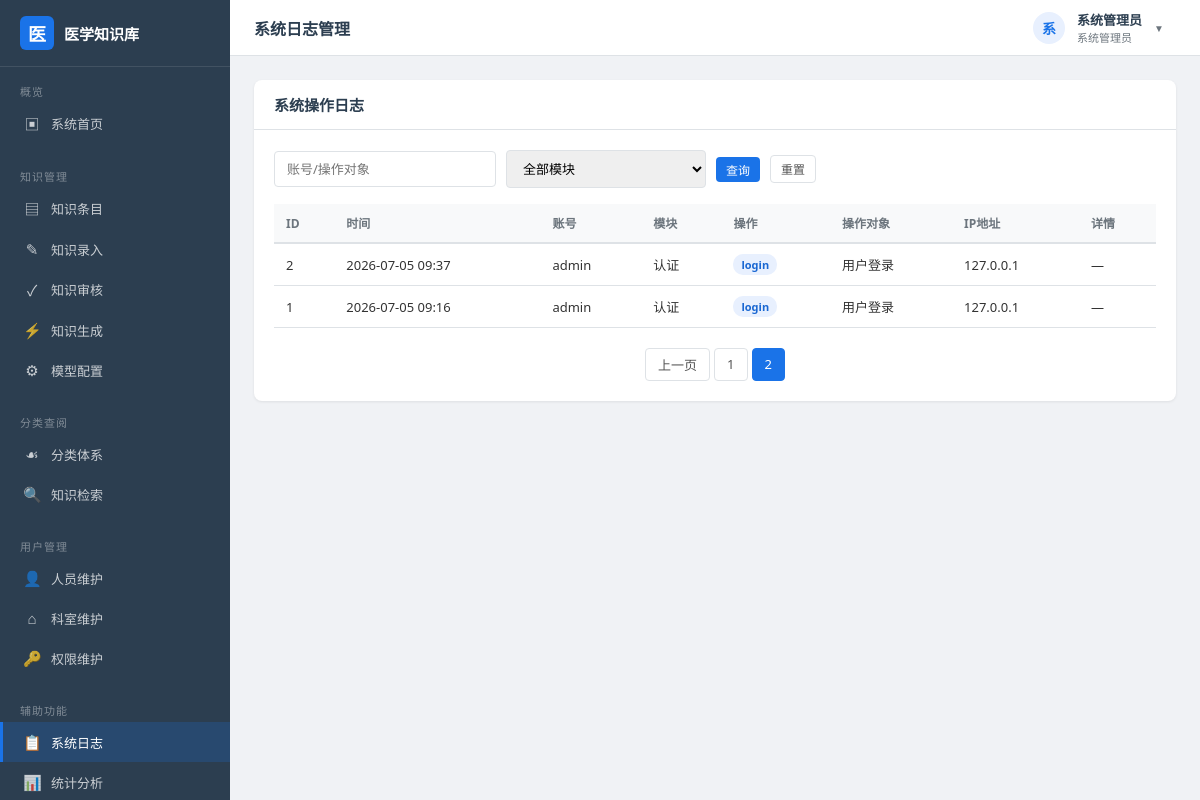
The page /logs?page=2&keyword=&module= (signed in) on the database its author committed.
### models.py (models this page shows, shortened)
class User(db.Model):
    __tablename__ = "user"
    id = db.Column(db.Integer, primary_key=True, autoincrement=True)
    username = db.Column(db.String(50), unique=True, nullable=False, comment="登录账号")
    real_name = db.Column(db.String(50), nullable=False, comment="真实姓名")
    password_hash = db.Column(db.String(128), nullable=False, comment="口令哈希")
    email = db.Column(db.String(120), default="", comment="电子邮箱")
    phone = db.Column(db.String(20), default="", comment="联系电话")
    department_id = db.Column(db.Integer, db.ForeignKey("department.id"), nullable=True)
    role_id = db.Column(db.Integer, db.ForeignKey("role.id"), nullable=True)
    status = db.Column(db.String(10), default="active", comment="active/disabled")
    failed_attempts = db.Column(db.Integer, default=0, comment="密码错误次数")
    lock_time = db.Column(db.DateTime, nullable=True, comment="账号锁定时间")
    last_login = db.Column(db.DateTime, nullable=True)
    created_at = db.Column(db.DateTime, default=datetime.now)

class Role(db.Model):
    __tablename__ = "role"
    id = db.Column(db.Integer, primary_key=True, autoincrement=True)
    name = db.Column(db.String(50), unique=True, nullable=False, comment="角色名称")
    code = db.Column(db.String(30), unique=True, nullable=False, comment="角色编码")
    permissions = db.Column(db.Text, default="", comment="权限列表，逗号分隔")
    remark = db.Column(db.String(200), default="")
    created_at = db.Column(db.DateTime, default=datetime.now)
    users = db.relationship("User", backref="role", lazy="dynamic")
    def has_permission(self, perm_code: str) -> bool:
        if not self.permissions:
            return False
        return perm_code in self.permissions.split(",")

class AccessLog(db.Model):
    __tablename__ = "access_log"
    id = db.Column(db.Integer, primary_key=True, autoincrement=True)
    user_id = db.Column(db.Integer, db.ForeignKey("user.id"), nullable=True)
    username = db.Column(db.String(50), default="", comment="操作人账号")
    action = db.Column(db.String(50), nullable=False, comment="操作类型")
    module = db.Column(db.String(50), default="", comment="功能模块")
    target = db.Column(db.String(200), default="", comment="操作对象")
    ip_address = db.Column(db.String(50), default="")
    detail = db.Column(db.Text, default="", comment="详情")
    created_at = db.Column(db.DateTime, default=datetime.now)

### app.py (the view)
    @app.route("/logs")
    @login_required
    @permission_required("log_view")
    def log_list():
        keyword = request.args.get("keyword", "").strip()
        module = request.args.get("module", "")
        page = request.args.get("page", 1, type=int)
        query = AccessLog.query
        if keyword:
            query = query.filter(
                db.or_(AccessLog.username.contains(keyword), AccessLog.target.contains(keyword))
            )
        if module:
            query = query.filter_by(module=module)
        pagination = query.order_by(AccessLog.id.desc()).paginate(
            page=page, per_page=app.config["PER_PAGE"], error_out=False
        )
        modules = db.session.query(AccessLog.module).distinct().all()
        return render_template(
            "auxiliary/logs.html",
            logs=pagination.items, pagination=pagination,
            keyword=keyword, module=module,
            modules=[m[0] for m in modules if m[0]],
        )

### app.py (called while the page is built)
def register_before_handlers(app: Flask):
    @app.before_request
    def _load_current_user():
        uid = session.get("uid")
        g.current_user = None
        if uid:
            g.current_user = User.query.get(uid)
    @app.context_processor
    def _inject_globals():
        return {
            "current_user": g.current_user,
            "current_year": datetime.now().year,
        }

def login_required(func):
    @wraps(func)
    def wrapper(*args, **kwargs):
        if not g.current_user:
            flash("请先登录系统", "warning")
            return redirect(url_for("login", next=request.full_path))
        return func(*args, **kwargs)
    return wrapper

def permission_required(perm_code: str):
    def decorator(func):
        @wraps(func)
        def wrapper(*args, **kwargs):
            user = g.current_user
            if not user or not user.role:
                abort(403)
            if not user.role.has_permission(perm_code) and user.role.code != "admin":
                flash("您没有该功能的操作权限", "danger")
                return redirect(url_for("dashboard"))
            return func(*args, **kwargs)
        return wrapper
    return decorator

def register_template_helpers(app: Flask):
    @app.template_filter("fmt_date")
    def fmt_date(value):
        if not value:
            return ""
        if isinstance(value, str):
            return value
        return value.strftime("%Y-%m-%d %H:%M")
    @app.template_filter("status_label")
    def status_label(value):
        mapping = {
            "draft": "草稿",
            "pending": "待审核",
            "published": "已发布",
            "rejected": "已驳回",
        }
        return mapping.get(value, value)

### templates/auxiliary/logs.html (shortened to what this page needs)
{% extends "layout.html" %}
{% block page_title %}系统日志管理{% endblock %}
{% block content %}
<div class="card">
    <div class="card-header">
        <h3>系统操作日志</h3>
    </div>
    <div class="card-body">
        <form class="search-bar" method="GET">
            <input type="text" name="keyword" class="form-control" placeholder="账号/操作对象" value="{{ keyword }}">
            <select name="module" class="form-control">
                <option value="">全部模块</option>
            </select>
            <button type="submit" class="btn btn-primary btn-sm">查询</button>
            <a href="{{ url_for('log_list') }}" class="btn btn-default btn-sm">重置</a>
        </form>
        <table class="data-table">
            <thead>
                <tr>
                    <th>ID</th>
                    <th>时间</th>
                    <th>账号</th>
                    <th>模块</th>
                    <th>操作</th>
                    <th>操作对象</th>
                    <th>IP地址</th>
                    <th>详情</th>
                </tr>
            </thead>
            <tbody>
                {% for log in logs %}
                <tr>
                    <td>{{ log.id }}</td>
                    <td>{{ log.created_at|fmt_date }}</td>
                    <td>{{ log.username }}</td>
                    <td>{{ log.module }}</td>
                    <td><span class="badge badge-manual">{{ log.action }}</span></td>
                    <td>{{ log.target or '—' }}</td>
                    <td>{{ log.ip_address }}</td>
                    <td style="max-width:250px; overflow:hidden; text-overflow:ellipsis; white-space:nowrap;">{{ log.detail or '—' }}</td>
                </tr>
                {% endfor %}
            </tbody>
        </table>
        {% if pagination.pages > 1 %}
        <div class="pagination">
            {% if pagination.has_prev %}
                <a href="{{ url_for('log_list', page=pagination.prev_num, keyword=keyword, module=module) }}">上一页</a>
            {% endif %}
            {% for p in range(1, pagination.pages + 1) %}
                {% if p == pagination.page %}
                    <span class="current">{{ p }}</span>
                {% else %}
                    <a href="{{ url_for('log_list', page=p, keyword=keyword, module=module) }}">{{ p }}</a>
                {% endif %}
            {% endfor %}
        </div>
        {% endif %}
    </div>
</div>
{% endblock %}

### templates/layout.html (shortened to what this page needs)
<!DOCTYPE html>
<html lang="zh-CN">
<head>
    <link rel="stylesheet" href="{{ url_for('static', filename='css/style.css') }}">
</head>
<body>
<div class="app-layout">
    <aside class="sidebar">
        <div class="sidebar-header">
            <div class="icon">医</div>
            <span>医学知识库</span>
        </div>
        <nav class="nav-section">
            <div class="nav-section-title">概览</div>
            <a href="{{ url_for('dashboard') }}" class="nav-item" onclick="navigate(event, this)">
                <span class="nav-icon">▣</span> 系统首页
            </a>
        </nav>
        <nav class="nav-section">
            <div class="nav-section-title">知识管理</div>
            <a href="{{ url_for('knowledge_list') }}" class="nav-item" onclick="navigate(event, this)">
                <span class="nav-icon">▤</span> 知识条目
            </a>
            <a href="{{ url_for('knowledge_create') }}" class="nav-item" onclick="navigate(event, this)">
                <span class="nav-icon">✎</span> 知识录入
            </a>
            <a href="{{ url_for('knowledge_review_list') }}" class="nav-item" onclick="navigate(event, this)">
                <span class="nav-icon">✓</span> 知识审核
            </a>
            <a href="{{ url_for('knowledge_generate') }}" class="nav-item" onclick="navigate(event, this)">
                <span class="nav-icon">⚡</span> 知识生成
            </a>
            <a href="{{ url_for('model_config_list') }}" class="nav-item" onclick="navigate(event, this)">
                <span class="nav-icon">⚙</span> 模型配置
            </a>
        </nav>
        <nav class="nav-section">
            <div class="nav-section-title">分类查阅</div>
            <a href="{{ url_for('category_tree') }}" class="nav-item" onclick="navigate(event, this)">
                <span class="nav-icon">☙</span> 分类体系
            </a>
            <a href="{{ url_for('search') }}" class="nav-item" onclick="navigate(event, this)">
                <span class="nav-icon">🔍</span> 知识检索
            </a>
        </nav>
        <nav class="nav-section">
            <div class="nav-section-title">用户管理</div>
            <a href="{{ url_for('user_list') }}" class="nav-item" onclick="navigate(event, this)">
                <span class="nav-icon">👤</span> 人员维护
            </a>
            <a href="{{ url_for('dept_list') }}" class="nav-item" onclick="navigate(event, this)">
                <span class="nav-icon">⌂</span> 科室维护
            </a>
            <a href="{{ url_for('role_list') }}" class="nav-item" onclick="navigate(event, this)">
                <span class="nav-icon">🔑</span> 权限维护
            </a>
        </nav>
        <nav class="nav-section">
            <div class="nav-section-title">辅助功能</div>
            <a href="{{ url_for('log_list') }}" class="nav-item" onclick="navigate(event, this)">
                <span class="nav-icon">📋</span> 系统日志
            </a>
            <a href="{{ url_for('statistics') }}" class="nav-item" onclick="navigate(event, this)">
                <span class="nav-icon">📊</span> 统计分析
            </a>
        </nav>
    </aside>
    <div class="main-area">
        <header class="topbar">
            <div class="topbar-title">{% block page_title %}系统首页{% endblock %}</div>
            <div class="topbar-user">
                <div class="user-dropdown" id="user-dropdown">
                    <div class="dropdown-trigger">
                        <div class="avatar">{{ current_user.real_name[0] if current_user else '?' }}</div>
                        <div class="info">
                            <div class="name">{{ current_user.real_name if current_user else '' }}</div>
                            <div class="role">{{ current_user.role.name if current_user and current_user.role else '' }}</div>
                        </div>
                        <span class="dropdown-arrow">▼</span>
                    </div>
                </div>
            </div>
        </header>
        <main class="content-area">
            {% block content %}{% endblock %}
        </main>
    </div>
</div>
</body>
</html>

### rows shown on the page
User: real_name "系", real_name "系统管理员"
Role: role "系统管理员"
AccessLog: id "2", created_at|fmt_date "2026-07-05 09:37", username "admin", module "认证", action "login", target "用户登录", ip_address "127.0.0.1", detail "—"
AccessLog: id "1", created_at|fmt_date "2026-07-05 09:16", username "admin", module "认证", action "login", target "用户登录", ip_address "127.0.0.1", detail "—"

### other values the page prints
{{ p }} "1"
{{ p }} "2"
